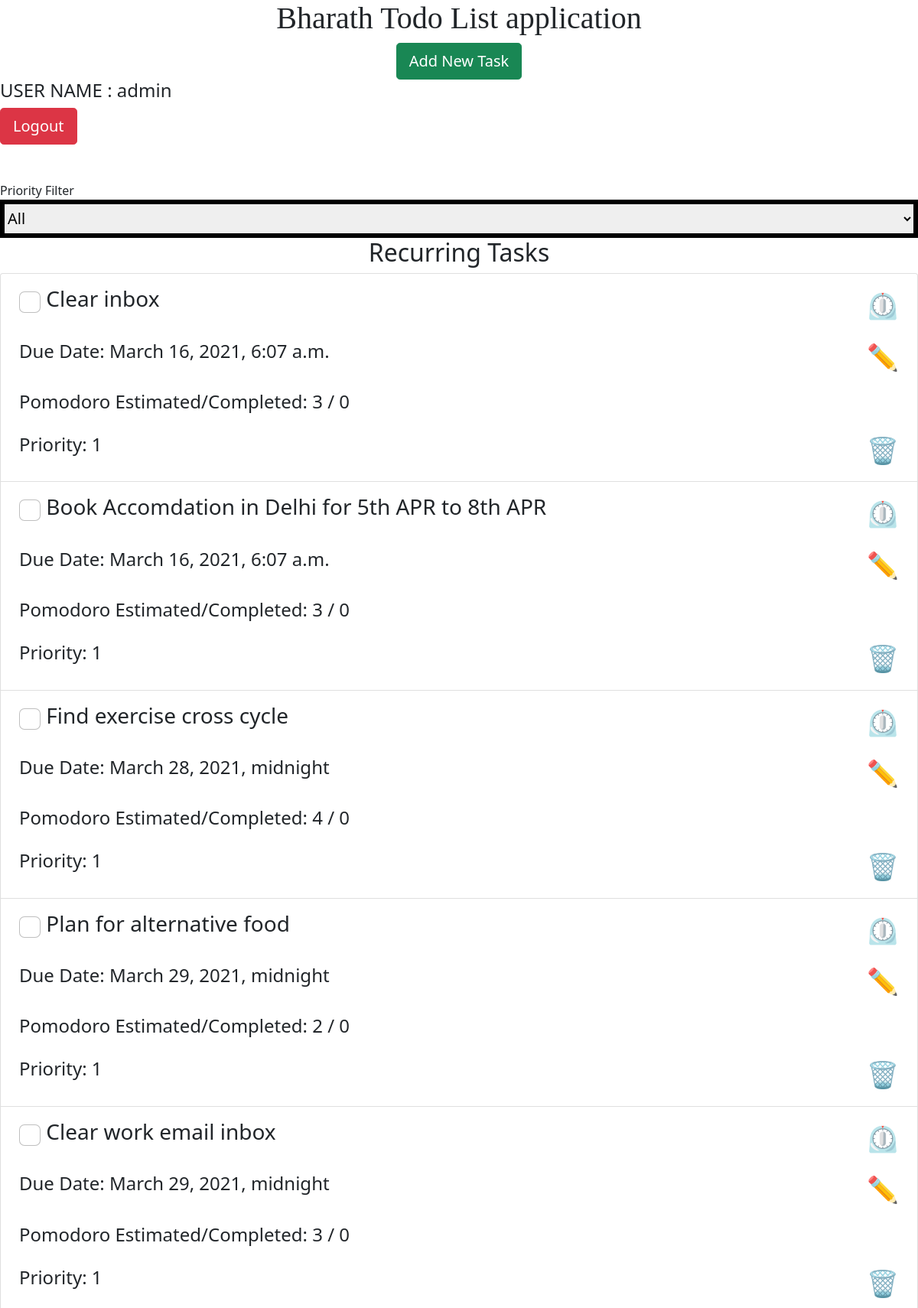
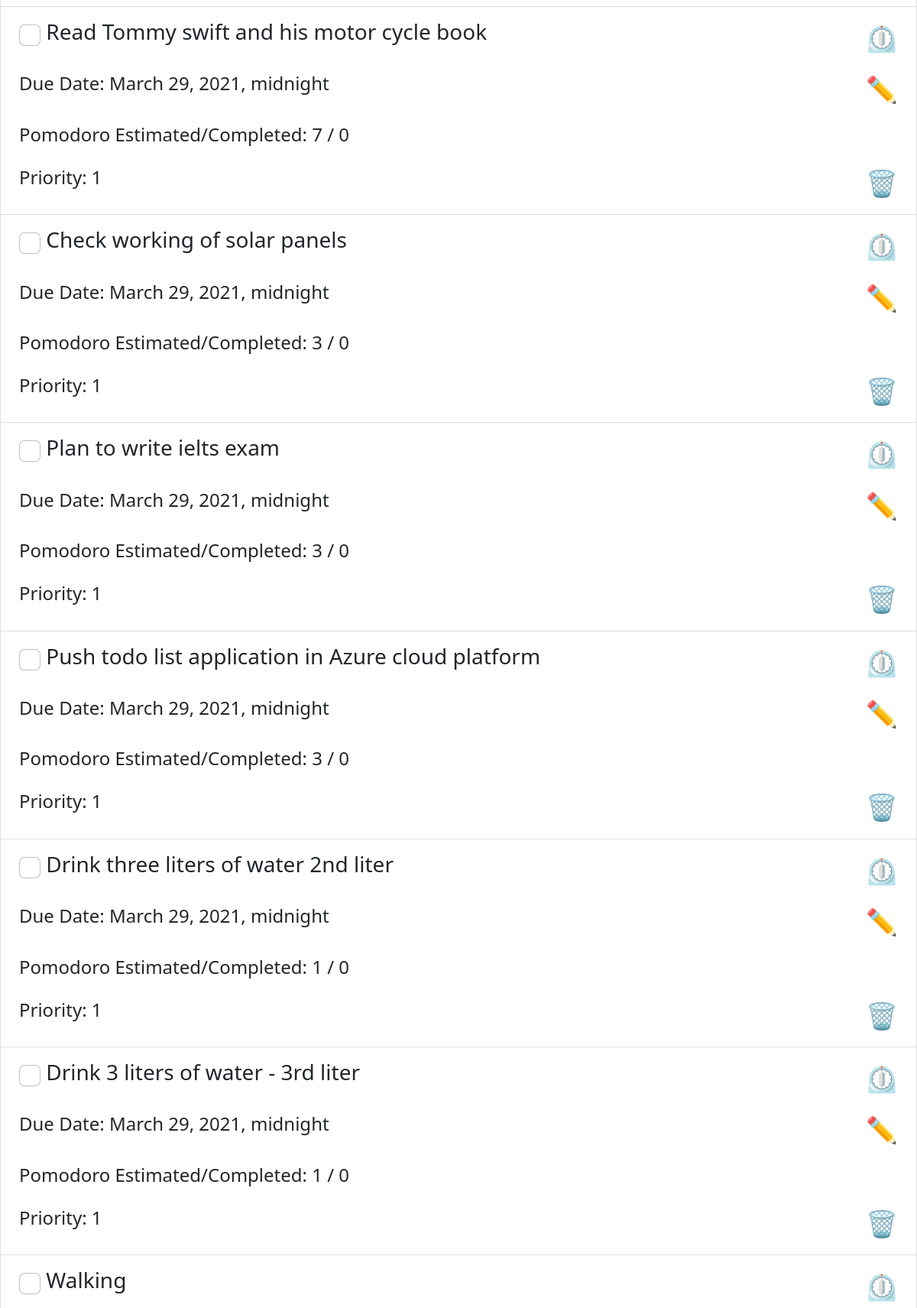
The page /todolist/ (signed in, upper part) on the database its author committed (2 pictures, top to bottom).
### todolist/models.py (models this page shows, shortened)
class Item(models.Model):
    user  = models.ForeignKey(User, on_delete= models.CASCADE)
    todo_item = models.CharField(max_length=700)
    create_date = models.DateTimeField('Date created')
    start_date = models.DateTimeField('Date started',null=True)
    due_date = models.DateTimeField('Due date')
    status = models.BooleanField('Completed')
    pomodoro_estimate = models.IntegerField('Pomodoro Estimate')
    pomodoro_completed = models.IntegerField('Pomodoro Completed')
    recurring_task = models.BooleanField('Recurring')
    autoCompletePomodoro = models.BooleanField('Auto Pomodoro Complete')
    itemPriority = models.IntegerField('priority')
    tags = models.CharField(max_length=100)

### todolist/views.py (the view)
# urls.py: path('', views.index, name='index'),
@login_required(login_url='login/')
def index(request):
    if request.user.is_authenticated:
        user = request.user
        print(user.username)
        recurring_items = Item.objects.filter(recurring_task='1',user=user).order_by('status')
        completed_items = Item.objects.filter(status='1',user=user).order_by('pomodoro_estimate')
        list_of_items = Item.objects.filter(recurring_task='0',user=user,status='0').order_by('-create_date')
        context = {'recurring_items': recurring_items, 'list_of_items': list_of_items, 'completed_items': completed_items, 'logged_user':user.username,}
        checkAndUpdateRecurringTask()
        return render(request, 'todolist/index.html', context)
    else:
        return redirect("/todolist/")

### todolist/models.py (called while the page is built)
    def __str__(self):
        return self.today_date.strftime('%Y-%m-%d')

### todolist/views.py (called while the page is built)
def checkAndUpdateRecurringTask():
    today  = datetime.datetime.today().strftime('%Y-%m-%d')
    print("today date",today)
    last_date = dateStatusCheck.objects.get(id="1")
    print("last date",last_date)
    if today != str(last_date):
        Item.objects.filter(recurring_task='1').update(pomodoro_completed=0,status=False)
        print("pomodoro values reseted for recurring task")
        dateStatusCheck.objects.filter(id="1").update(today_date=today)

### todolist/templates/todolist/index.html (shortened to what this page needs)
{% load static %}
<link rel='stylesheet' type="text/css" href="{% static 'todolist/style.css' %}">
<link href="https://cdn.jsdelivr.net/npm/bootstrap@5.0.0-beta2/dist/css/bootstrap.min.css" rel="stylesheet"
>
<h1>Bharath Todo List application</h1>
<a href="additem">
    <div class="text-center">
        <button type="button" class="btn btn-success btn-lg"> Add New Task</button>
</a>
<h4> USER NAME : {{logged_user}}</h4>
<a href="signout">
    <div class="text-left">
        <button type="button" class="btn btn-danger btn-lg">Logout</button>
    </div>
</a>
<div>
    <label for="id_itemPriority">Priority Filter</label>
    <select id="id_checkItemPriority" name="checkItemPriority" style="width:100%; position:center; height:50px;border: 6px solid #000; font-size:20px;" size="1" onchange="filter_item(value)">
      <option value="0">All</option>
    </select>
  </div>
<h2>Recurring Tasks</h2>
<ui class="list-group">
    {% if recurring_items %}
    {% for item in recurring_items %}
    <li class="list-group-item flex-row align-items-start " value="{{item.itemPriority}}" id="itemMain">
        <div class="d-flex flex-column align-items-between">
            <div class="d-flex flex-row align-items-between">
                {% if item.status %}
                <div class="p-2 flex-grow-1">
                    <h3 class="mb-1">
                        <input class="form-check-input"
                            onclick="toggle_status('{{item.todo_item}}','{{item.status}}', '{{item.id}}')"
                            type="checkbox" value="" id="flexCheckChecked" checked>
                        <label class="form-check-label" for="flexCheckChecked">
                            {{ item.todo_item}}
                        </label>
                    </h3>
                </div>
                <div class="ms-auto p-2">
                    <a href="pomodorotimer/{{item.id}}" style="text-decoration:none"><div style="font-size:2.1rem;width:100%;text-align:center;">⏲️</div></a>
                </div>
                {% else %}
                <div class="p-2 flex-grow-1">
                    <h3 class="mb-1">
                        <input class="form-check-input"
                            onclick="toggle_status('{{item.todo_item}}','{{item.status}}', '{{item.id}}')"
                            type="checkbox" value="" id="flexCheckDefault">
                        <label class="form-check-label" for="flexCheckDefault">
                            {{ item.todo_item}}
                        </label>
                    </h3>
                </div>
                <div class="ms-auto p-2">
                    <a href="pomodorotimer/{{item.id}}" style="text-decoration:none"><div style="font-size:2.1rem;width:100%;text-align:center;">⏲️</div></a>
                </div>
                {% endif %}
            </div>
            <div class="d-flex flex-row align-items-between">
                <div class="p-2 flex-grow-1">
                    <p class="mb-1" style="font-size: 150%;"> Due Date: {{item.due_date}}</p>
                </div>
                <div class="ms-auto p-2">
                    <a href="editItem/{{item.id}}" style="text-decoration:none"><div style="font-size:2.1rem;width:100%;text-align:center;">✏️</div></a>
                </div>
            </div>
            <div class="d-flex  flex-row align-items-between">
                <div class="p-2 flex-grow-1">
                    <p class="mb-1" style="font-size: 150%;">Pomodoro Estimated/Completed:
                        {{item.pomodoro_estimate}} / {{item.pomodoro_completed}}</p>
                </div>
            </div>
            <div class="d-flex  flex-row align-items-between">
                <div class="p-2 flex-grow-1">
                    <p class="mb-1" style="font-size: 150%;">Priority: {{item.itemPriority}}</p>
                </div>
                <div class="ms-auto p-2">
                    <a href="deleteItem/{{item.id}}" style="text-decoration:none"><div style="font-size:2.1rem;width:100%;text-align:center;">🗑️</div></a>
                </div>
            </div>
        </div>
    </li>
    {% endfor %}
    {% else %}
    <p> No tasks are available</p>
    {% endif %}
</ui>

### todolist/static/todolist/style.css (style rules this page uses)
li a { color: green; }
h1 { font-family: Fantasy; text-align: center; }
h2 { text-align: center; }

### rows shown on the page
Item: todo_item "Clear inbox", due_date "March 16, 2021, 6:07 a.m.", pomodoro_estimate "3", pomodoro_completed "0", itemPriority "1"
Item: todo_item "Book Accomdation in Delhi for 5th APR to 8th APR", due_date "March 16, 2021, 6:07 a.m.", pomodoro_estimate "3", pomodoro_completed "0", itemPriority "1"
Item: todo_item "Find exercise cross cycle", due_date "March 28, 2021, midnight", pomodoro_estimate "4", pomodoro_completed "0", itemPriority "1"
Item: todo_item "Plan for alternative food", due_date "March 29, 2021, midnight", pomodoro_estimate "2", pomodoro_completed "0", itemPriority "1"
Item: todo_item "Clear work email inbox", due_date "March 29, 2021, midnight", pomodoro_estimate "3", pomodoro_completed "0", itemPriority "1"
Item: todo_item "Read Tommy swift and his motor cycle book", due_date "March 29, 2021, midnight", pomodoro_estimate "7", pomodoro_completed "0", itemPriority "1"
Item: todo_item "Check working of solar panels", due_date "March 29, 2021, midnight", pomodoro_estimate "3", pomodoro_completed "0", itemPriority "1"
Item: todo_item "Plan to write ielts exam", due_date "March 29, 2021, midnight", pomodoro_estimate "3", pomodoro_completed "0", itemPriority "1"
Item: todo_item "Push todo list application in Azure cloud platform", due_date "March 29, 2021, midnight", pomodoro_estimate "3", pomodoro_completed "0", itemPriority "1"
Item: todo_item "Drink three liters of water 2nd liter", due_date "March 29, 2021, midnight", pomodoro_estimate "1", pomodoro_completed "0", itemPriority "1"
Item: todo_item "Drink 3 liters of water - 3rd liter", due_date "March 29, 2021, midnight", pomodoro_estimate "1", pomodoro_completed "0", itemPriority "1"
Item: {{ item.itemPriority }} 1 (drawn), todo_item "Walking"

### other values the page prints
{{ logged_user }} "admin"
